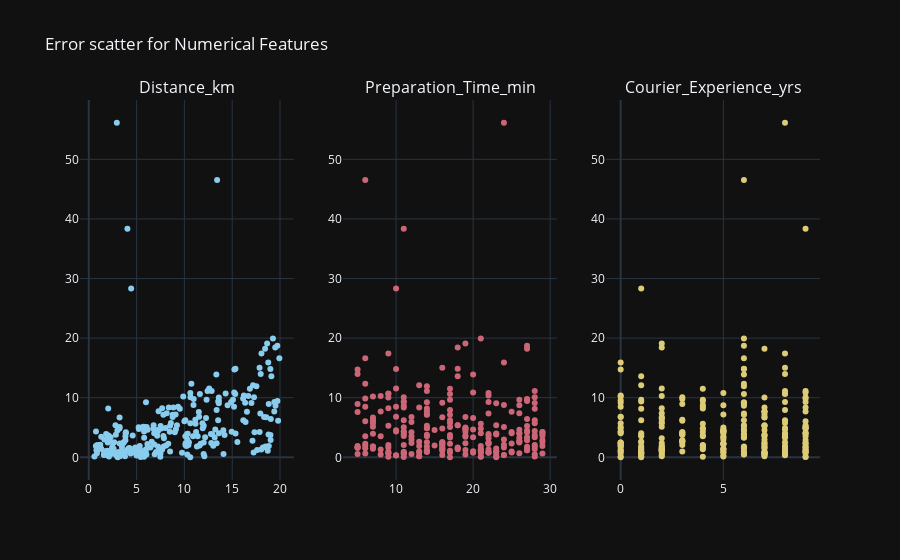

This figure's notebook cell:
### Code cell
fig_error_num = make_subplots(
    rows = 1, 
    cols = len(numerical_features),
    subplot_titles = numerical_features
).update_layout(
    title_text = 'Error scatter for Numerical Features',
    showlegend = False,
    template = 'plotly_dark'
)

for i in range(len(numerical_features)):
    fig_error_num.add_trace(
        go.Scatter(
            x = X_test[numerical_features[i]],
            y = X_test['Error'],
            name = numerical_features[i],
            marker_color = px.colors.qualitative.Safe[i],
            mode='markers'
        ),
        row = 1, 
        col = i+1,
    )

fig_error_num.show()

### Figure 1 — Plotly figure (JSON) as saved in the notebook; plotly's stock layout.template omitted (floating-point values rounded to 4 significant figures; data arrays with more than 128 entries replaced by an {"elided": "..."} marker saying what was removed)
{"data": [{"marker": {"color": "rgb(136, 204, 238)"}, "mode": "markers", "name": "Distance_km", "type": "scatter", "x": {"elided": "265 float values"}, "xaxis": "x", "y": {"elided": "265 float values"}, "yaxis": "y"}, {"marker": {"color": "rgb(204, 102, 119)"}, "mode": "markers", "name": "Preparation_Time_min", "type": "scatter", "x": {"elided": "265 int values"}, "xaxis": "x2", "y": {"elided": "265 float values"}, "yaxis": "y2"}, {"marker": {"color": "rgb(221, 204, 119)"}, "mode": "markers", "name": "Courier_Experience_yrs", "type": "scatter", "x": {"elided": "265 float values"}, "xaxis": "x3", "y": {"elided": "265 float values"}, "yaxis": "y3"}], "layout": {"annotations": [{"font": {"size": 16}, "showarrow": false, "text": "Distance_km", "x": 0.1444, "xanchor": "center", "xref": "paper", "y": 1, "yanchor": "bottom", "yref": "paper"}, {"font": {"size": 16}, "showarrow": false, "text": "Preparation_Time_min", "x": 0.5, "xanchor": "center", "xref": "paper", "y": 1, "yanchor": "bottom", "yref": "paper"}, {"font": {"size": 16}, "showarrow": false, "text": "Courier_Experience_yrs", "x": 0.8556, "xanchor": "center", "xref": "paper", "y": 1, "yanchor": "bottom", "yref": "paper"}], "showlegend": false, "title": {"text": "Error scatter for Numerical Features"}, "xaxis": {"anchor": "y", "domain": [0, 0.2889]}, "xaxis2": {"anchor": "y2", "domain": [0.3556, 0.6444]}, "xaxis3": {"anchor": "y3", "domain": [0.7111, 1]}, "yaxis": {"anchor": "x", "domain": [0, 1]}, "yaxis2": {"anchor": "x2", "domain": [0, 1]}, "yaxis3": {"anchor": "x3", "domain": [0, 1]}}}
